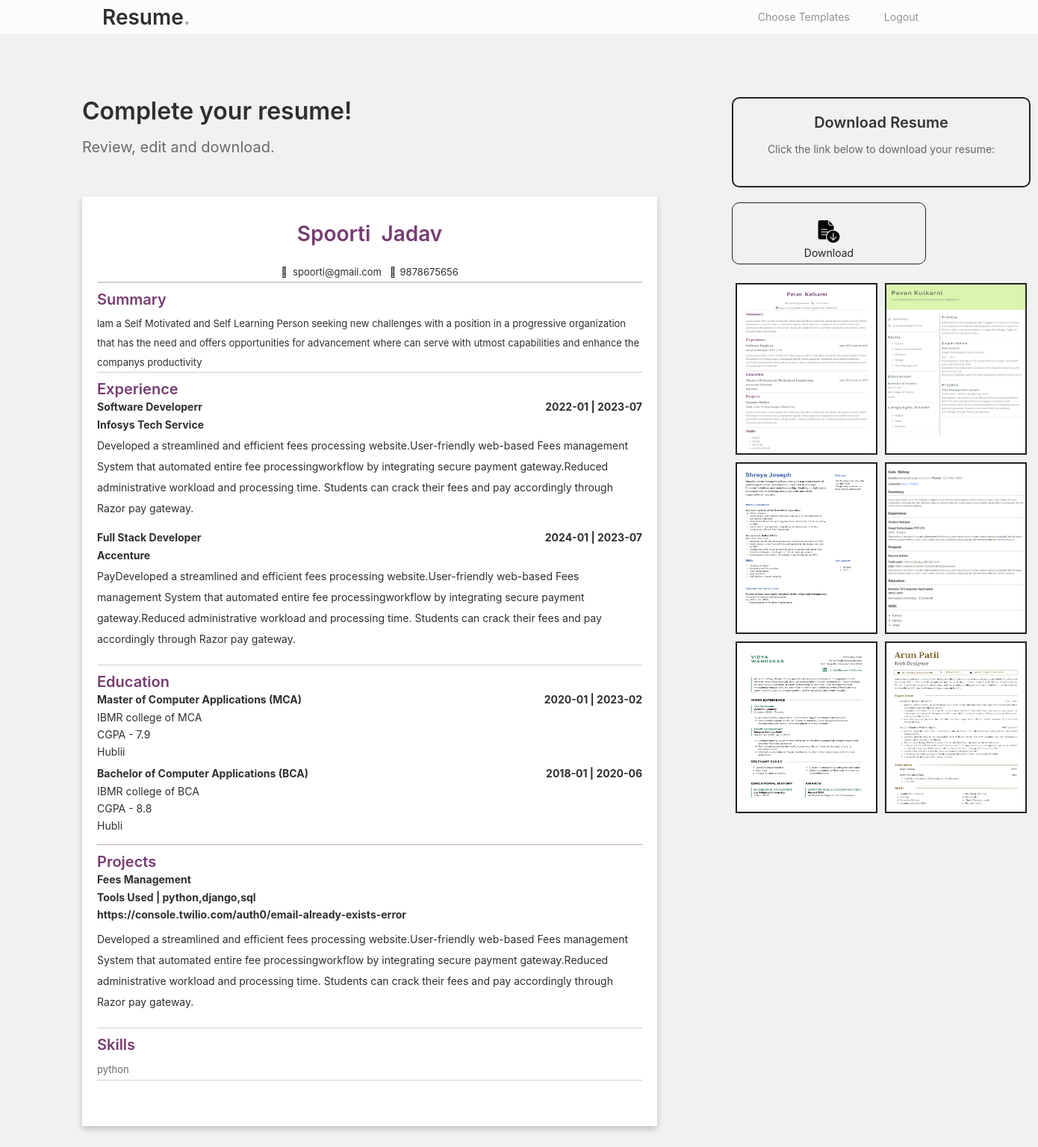
The app's page /template1/2 (signed in), older data.
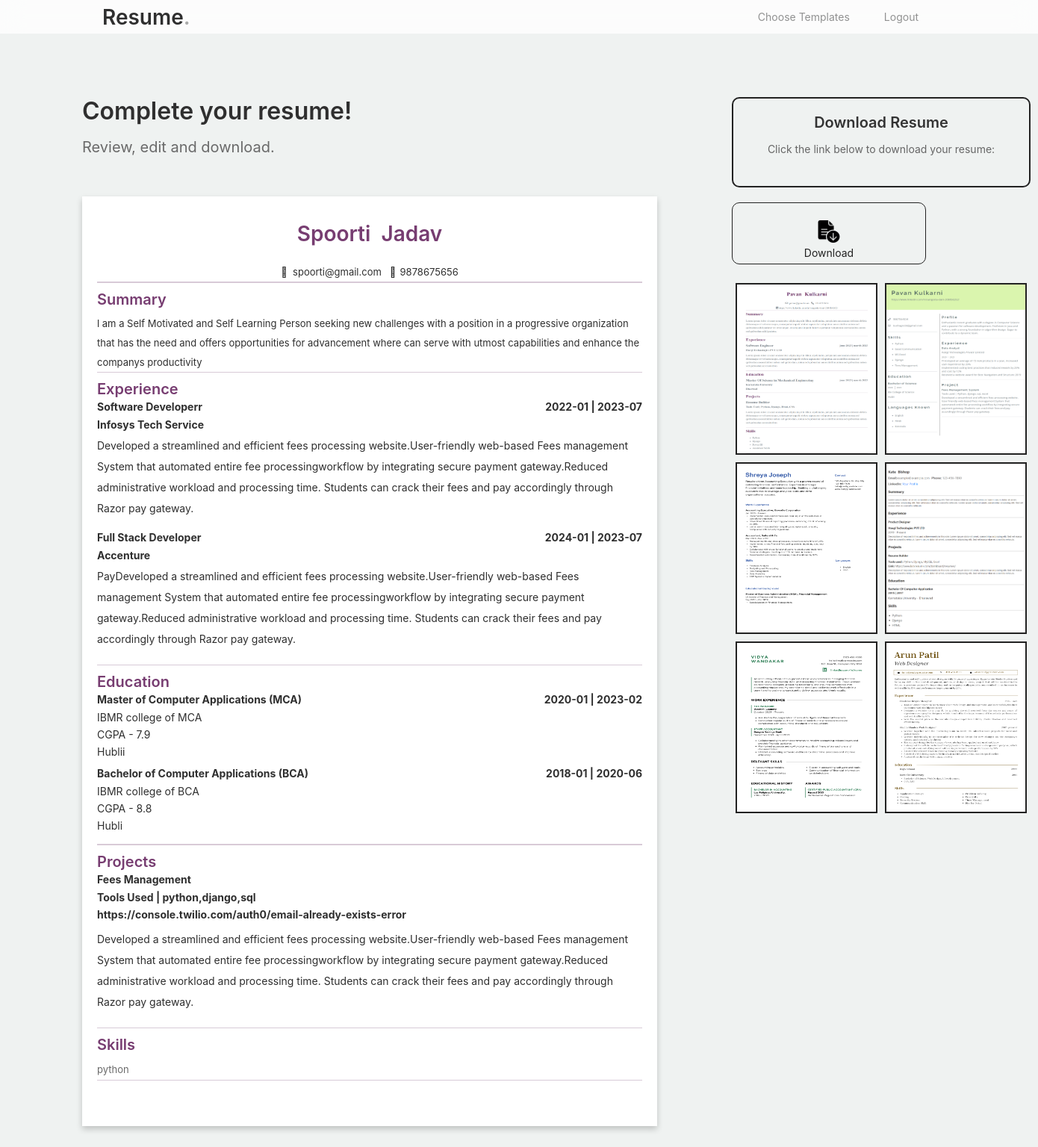
The same page, newer data.
### resume_builder/models.py (models this page shows)
class Header(models.Model):
    user_id = models.ForeignKey('NewUser', on_delete=models.CASCADE)
    first_name = models.CharField(max_length=800,default='first name')
    last_name = models.CharField(max_length=800,default='last name')
    contact_no = models.CharField(max_length=800,default='contact number')
    email = models.CharField(max_length=800,default='email')
    linkedin_url = models.CharField(max_length=800,default='linkedin url')
    summary = models.CharField(max_length=800,default='profile summary')

### resume_builder/views.py (the view)
# urls.py: path('template1/<int:id>',views.template1,name="template1"),
def template1(request,id):
    user_id = request.user.id
    template_id = id
    data = TemplatesInfo.objects.get(id=template_id)
    template_html_id = data.id_name
    personal_info = Header.objects.get(user_id_id=user_id)
    exp_info = Experience.objects.filter(user_id_id=user_id)
    edu_info = Education.objects.filter(user_id_id=user_id)
    pro_info = Project.objects.filter(user_id_id=user_id)
    skills_info = User_skills.objects.filter(user_id_id=user_id).first()
    s = skills_info.skills
    skills_list = [skill.strip() for skill in s.split(',')]
    print(skills_list)
    certificates_info = Certificates.objects.filter(user_id_id=user_id).first()
    print(certificates_info)
    lang_list = []
    lang_info = Languages.objects.filter(user_id_id=user_id).first()
    if lang_info:
        languages_known = lang_info.languages_known
        lang_list = [x.strip() for x in languages_known.split(',')]
    temp_data = TemplatesInfo.objects.all()
    context = {
        'template_html_id':template_html_id,
        'personal_info':personal_info,
        'exp_info':exp_info,
        'edu_info':edu_info,
        'pro_info':pro_info,
        'skills_list':skills_list,
        'certificates_info':certificates_info,
        'lang_list':lang_list,
        'temp_data':temp_data,
        'template_id':template_id
    }
    return render(request,'template1.html',context)

### resume_builder/templates/template1.html (shortened to what the changed rows need)
<!doctype html>
<html lang="en">
<head>
  <link href="/static/home_assets/css/bootstrap.min.css" rel="stylesheet">
  <link href="https://cdnjs.cloudflare.com/ajax/libs/font-awesome/6.0.0-beta3/css/all.min.css" rel="stylesheet">
  <link rel="stylesheet" href="https://cdnjs.cloudflare.com/ajax/libs/font-awesome/6.4.0/css/all.min.css"
 />
  <link rel="stylesheet" href="https://cdnjs.cloudflare.com/ajax/libs/font-awesome/6.4.0/css/all.min.css"
 />
  <link rel="stylesheet" href="https://use.fontawesome.com/releases/v5.15.4/css/all.css" />
  <link href="/static/home_assets/css/tiny-slider.css" rel="stylesheet">
  <link href="/static/home_assets/css/style.css" rel="stylesheet">
  <link href="/static/home_assets/css/own.css" rel="stylesheet">
  <link href="/static/home_assets/css/template1.css" rel="stylesheet">
  <link rel="stylesheet" href="/static/home_assets/css/responsive.css">
  <link rel="stylesheet" href="https://cdnjs.cloudflare.com/ajax/libs/font-awesome/6.0.0/css/all.min.css">
</head>
<body>
  <div class="hero">
    <div class="final-container">
      <div class="temp">
        <h2 class="section-title" style="margin-bottom: 15px;">Complete your resume!</h2>
        <div id="template1" style="display: none;" class="content_wrapper template-div">
          <div id="dynamicContent">
            <div>
              <div class="header">
                {% if personal_info.first_name and personal_info.last_name %}
                <h3>
                  <span id="Display_Fname">{{personal_info.first_name}}</span>&nbsp;
                  <span id="Display_Lname">{{personal_info.last_name}}</span>
                </h3>
                {% endif %}
                <p>
                  <span><i class="far fa-envelope"></i>&nbsp;&nbsp;<span
                      id="Display_Email">{{personal_info.email}}</span></span>
                  <span>&nbsp;&nbsp;<i class="fas fa-phone">&nbsp;&nbsp;</i><span
                      id="Display_Phoneno">{{personal_info.contact_no}}</span></span>
                </p>
                <div class="resume_content">
                  <h5>Summary</h5>
                  <p class="summary" id="Display_Summary">{{personal_info.summary}}</p>
                </div>
              </div>
            </div>
          </div>
        </div>
      </div>
    </div>
  </div>
</body>
</html>

Row changes from the older to the newer data that the page shows:
changed Header "Spoorti": summary "lam a Self Motivated and…" → "l am a Self Motivated and…"
